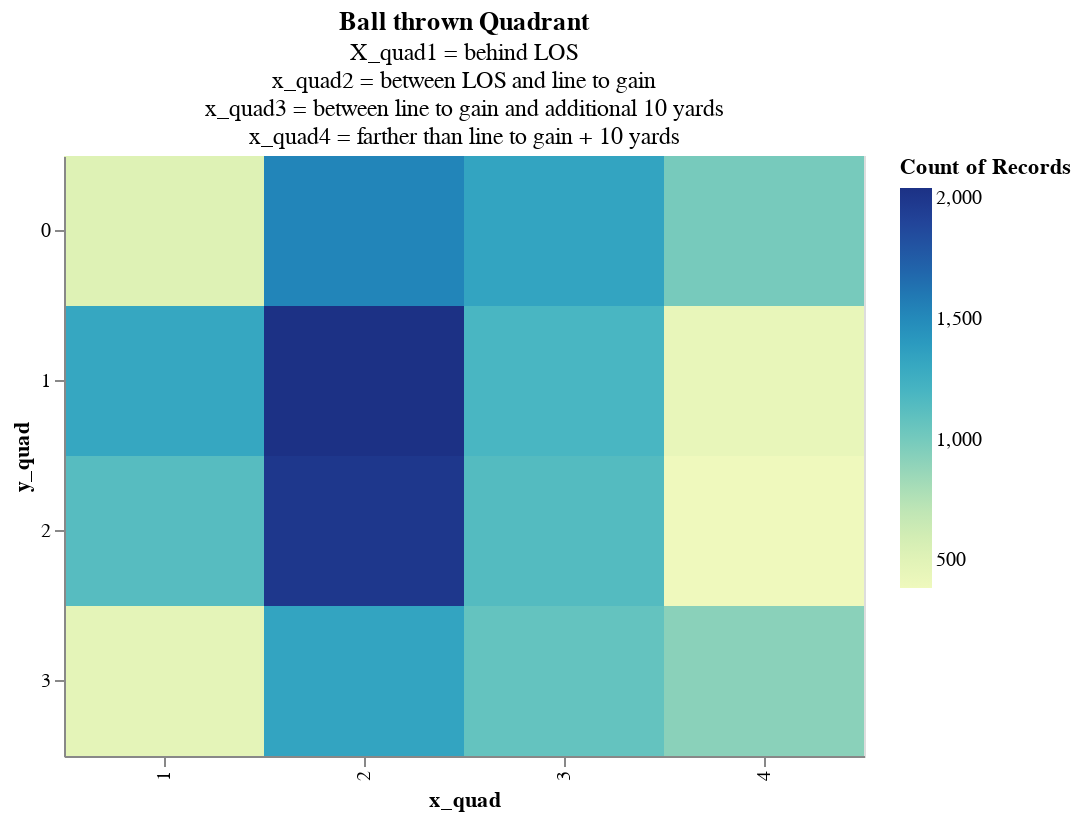

The notebook cell saved with this chart:
### Code cell
import ball_movement
import importlib
importlib.reload(ball_movement)
from ball_movement import ball_quadrants, make_quad_chart

quads = ball_quadrants(positions,4)

make_quad_chart(quads)

### Figure 1 — Vega-Lite specification as saved in the notebook (floating-point values rounded to 4 significant figures; data arrays with more than 128 entries replaced by an {"elided": "..."} marker saying what was removed)
{"usermeta": {"embedOptions": {"theme": "fivethirtyeight"}}, "config": {"view": {"continuousWidth": 400, "continuousHeight": 300}}, "data": {"name": "data-a05599711106b18c94dbf246af3c7d2a"}, "mark": "rect", "encoding": {"color": {"type": "quantitative", "aggregate": "count"}, "x": {"type": "ordinal", "field": "x_quad"}, "y": {"type": "ordinal", "field": "y_quad"}}, "height": 300, "title": {"text": ["Ball thrown Quadrant"], "subtitle": ["X_quad1 = behind LOS", "x_quad2 = between LOS and line to gain", "x_quad3 = between line to gain and additional 10 yards", "x_quad4 = farther than line to gain + 10 yards"]}, "width": 400, "$schema": "https://vega.github.io/schema/vega-lite/v4.8.1.json", "datasets": {"data-a05599711106b18c94dbf246af3c7d2a": {"elided": "17843 records"}}}
